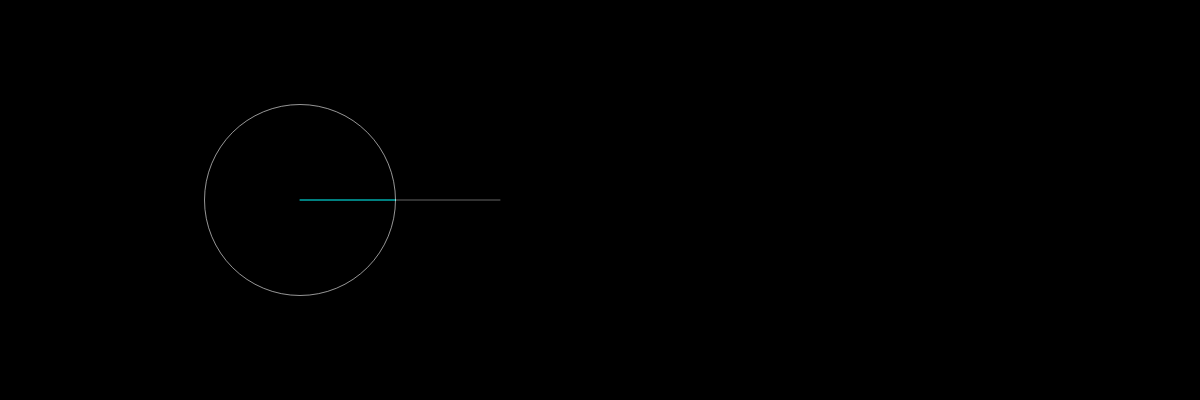
Frame 1 (no input)
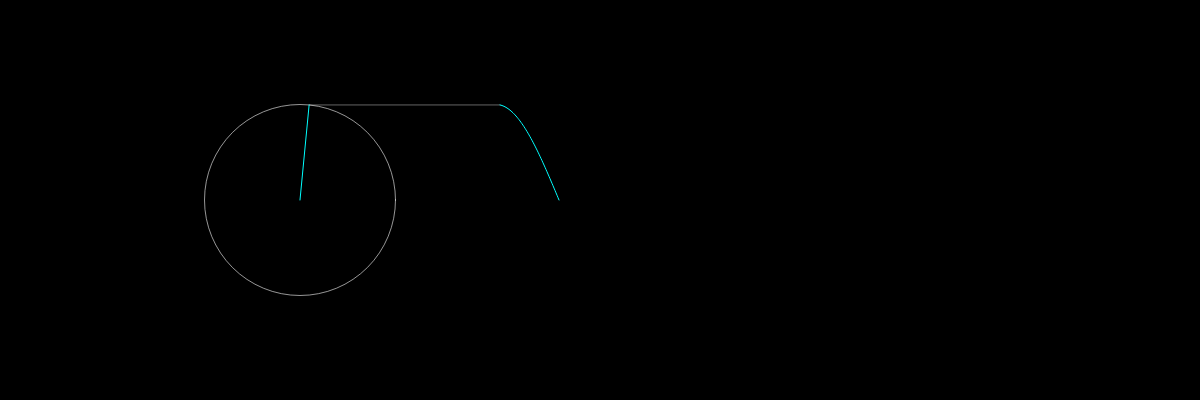
Frame 60 (no input)
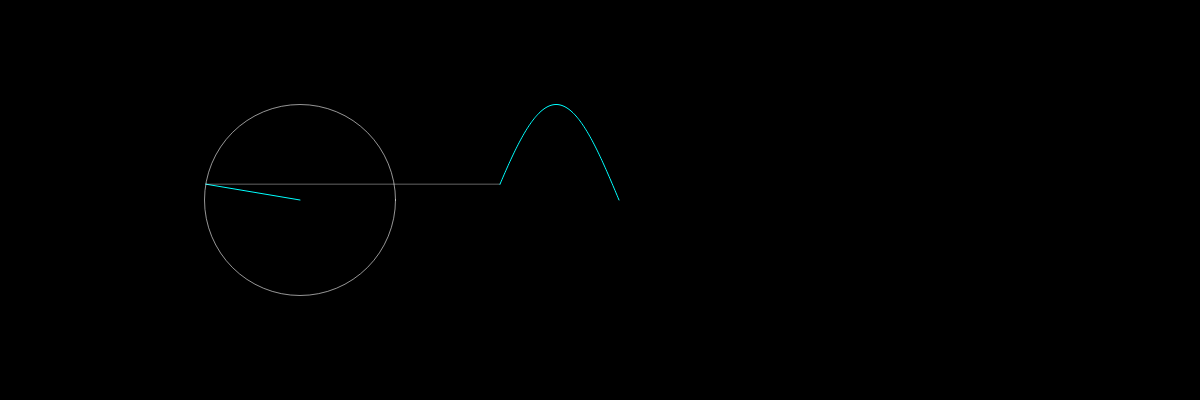
Frame 120 (the mouse pressed at the canvas centre since frame 60)

The p5.js sketch that drew these frames (run headless with seeded random() and noise() and a simulated clock; from frame 60 on, the mouse is pressed at the canvas centre):

// p5.js sketch
// ── sketch.js

let time = 0;
let wave = [];

let slider;

function setup() {
  createCanvas(windowWidth, 400);
  slider = createSlider(1, 200, 1);
  slider.position(20,420);
  speedslider = createSlider(-10,10,-5,0.1);
  speedslider.position(220,420);
  //frameRate(30);
}

function draw() {
  background(0);
  speed = speedslider.value();
  translate(300, 200);

  let x = 0;
  let y = 0;

  for (let i = 0; i < slider.value(); i++) {
    let prevx = x;
    let prevy = y;

    let n = i * 2 + 1;
    let radius = 75 * (4 / (n * PI));
    x += radius * cos(n * time);
    y += radius * sin(n * time);

    stroke(255,150);
    noFill();
    ellipse(prevx, prevy, radius * 2);

    //fill(255);
    stroke(0,255,255);
    line(prevx, prevy, x, y);
    //ellipse(x, y, 8);
  }
  wave.unshift(y);


  translate(200, 0);
  stroke(255,100);
  line(x - 200, y, 0, wave[0]);
  stroke(0,255,255);
  beginShape();
  noFill();
  for (let i = 0; i < wave.length; i++) {
    vertex(i, wave[i]);
  }
  endShape();

  time += 0.005*speed;

  if (wave.length > width-500) {
    wave.pop();
  }
}
